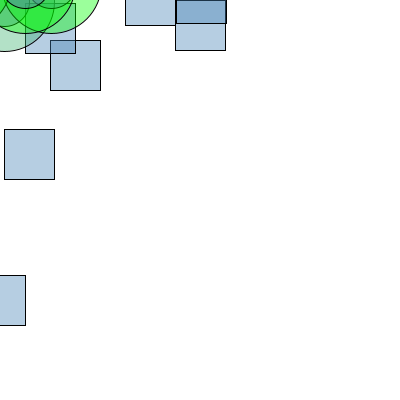
Frame 1 (no input)
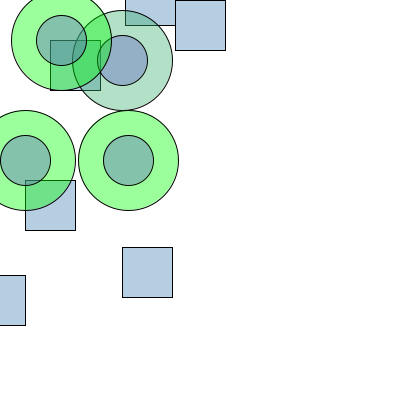
Frame 60 (the mouse pressed at the canvas centre just before this capture)
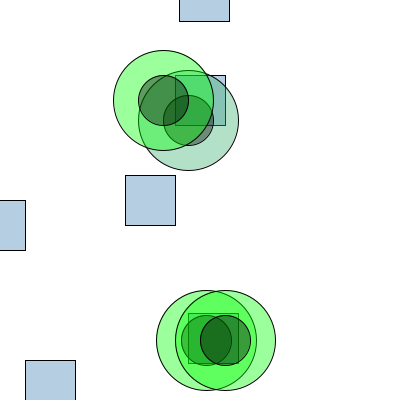
Frame 120 (the mouse held since frame 60 and released just before this capture)

The Processing sketch that drew these frames (run headless with seeded random() and noise(); from frame 60 on, the mouse is pressed at the canvas centre):

// Processing sketch: processing_99772
// ── processing_99772.pde

//declaraciÛn de variables eje
int size = 30;
int x,y,x1,y1;
float xpos = 0;
float ypos = 0;
float x1pos = 0;
float y1pos = 0;
float x2pos = 0;
float y2pos = 0;
float x3pos = 0;
float y3pos = 0;
//variables de direcciÛn
int xdirection = 1;
int ydirection = 1;
int x1direction = 1;
int y1direction = 1;
int x2direction = 1;
int y2direction = 1;
int x3direction = 1;
int y3direction = 1;
//variables de velocidad
float xspeed = 1.7;
float yspeed = 2.6;
float x1speed = 4;
float y1speed = 3;
float x2speed = 6.5;
float y2speed = 1.0;
float x3speed = 1.3;
float y3speed = 1;
void setup()
{
  size (400,400);
  frameRate(30);//web fps
  //posiciÛn inicial de las variables
  xpos = xpos;
  ypos = ypos;
  x1pos = x1pos;
  y1pos = y1pos;
  x2pos = x2pos;
  y2pos = y2pos;
  x3pos = x3pos;
  y3pos = y3pos;
}
void draw()
{
  background(255,255,255);
  xpos = xpos + ( xspeed * xdirection );
  ypos = ypos + ( yspeed * ydirection );  
  x1pos = x1pos +( x1speed * x1direction );
  y1pos = y1pos + ( y1speed * y1direction );
  x2pos = x2pos + ( x2speed * x2direction );
  y2pos = y2pos + ( y2speed * y2direction );
  x3pos = x3pos + ( x3speed * x3direction );
  y3pos = y3pos + ( y3speed * ydirection );
 
  //condicionales de regreso
  if (xpos > 395 || xpos < 0){
    xdirection *= -1;
  }
  if (ypos >= 400 || ypos < 0){
    ydirection *= -1;
  }
  if (x1pos > 400 || x1pos < 0){
    x1direction*= -1;
  }
  if (y1pos >= 400 || y1pos < 0){
    y1direction *= -1;
  }
  if (x2pos > 400 || x2pos < 0){
    x2direction *= -1;
  }
  if (y2pos > 400 || y2pos < 0){
    y2direction *= -1;   
  }
  if (x3pos > 400 || x3pos < 0){
    x3direction *= -1;
  }
  if (y3pos >  400 || y3pos < 0){
    y3direction *= -1;
  }
  //figuras
  
  
  x=200-mouseX-25;
  y=200-mouseY-25;
  
  x1=mouseX-25;
  y1=mouseY-25;
  fill(70,130,180,100);
  rect(x,25+x1,50,50);
  rect(x1,y+100,50,50);
  rect(25-x1,mouseY+40,50,50);
  rect(x+xpos,y1-xpos,50,50);
  rect(x1pos,125+x1pos,50,50);
  rect(25,y1pos,50,50);
  rect(125,y1,50,50);
  
  /*rect(xpos,mouseX,50,50,20);//rectangulo bordes redondeados
 if ((xpos < 200)&&(xpos > 0)){
    xspeed = 1; //velocidad de este segmento
    fill(0,0,0); 
      fill(85,107,47); //color de la figura en este segmento
  }
  if ((xpos < 300)&&(xpos > 0)){
    xspeed = 1;
    fill(173,255,47);
  }
  if ((xpos > 266)&&(xpos < 400)){
    xspeed =1.5;
    fill(50,205,50);
  }*/
 
 /*
 ellipse(80,80,10,20);
 {
  
 fill (0,0,0);
}
  ellipse(mouseX,80,30,10);//rectangulo
  if ((xpos < 133)&&(xpos > 0)){
    xspeed = 5 ; //velocidad de este segmento
    fill(46,139,87); //color de la figura en este segmento
  }
  if ((xpos < 266)&&(xpos > 133)){
    xspeed = 2.5;
    fill(0,0,200,100);
  }
  if ((xpos > 266)&&(xpos < 400)){
    xspeed = 2;
    fill(100,0,50,100);
  }*/
 /* ellipse(mouseX-100,300,80,30);
  if ((x1pos < 133)&&(x1pos > 0)){
    x1speed = 0.5;
    fill(100,100,200,100);
  }
  if ((x1pos < 266) && (x1pos > 133)){
    x1speed = x1speed +2;
    fill(0,0,0,100);
  }
  if ((xpos > 266)&&(xpos < 400)){
    x1speed = x1speed +1;
    fill(200,0,0,100);
  }*/
  fill(60,179,113,100);
  ellipse(x1pos,y2pos,100,100);//circulo grande
  if ((x1pos < 133)&&(x1pos > 0)){
    x1speed = 2;
    fill(100,100,200,100);
  }
  if ((x1pos < 266) && (x1pos > 133)){
    x1speed = 1;
    fill(0,0,0,100);
  }
  if ((y2pos < 266) && (y2pos > 133)){
    x1speed = 1;
    fill(0,0,0,100);
  }
  if ((xpos > 266)&&(xpos < 400)){
    x1speed = 1;
    fill(0,139,139,100);
  }
  
   ellipse(x1pos,y2pos,50,50);//circulo pequeño
  if ((x1pos < 133)&&(x1pos > 0)){
    x1speed = 2;
    fill(0,255,0,100);
  }
  if ((x1pos < 266) && (x1pos > 133)){
    x1speed = 1;
    fill(0,255,0,100);
  }
  if ((y2pos < 266) && (y2pos > 133)){
    x1speed = 1;
    fill(0,255,0,100);
  }
  if ((xpos > 266)&&(xpos < 400)){
    x1speed = 1;
    fill(0,255,0,100);
  }//**************************************************************
  
    ellipse(x3pos +50 ,y1pos-20,100,100);//circulo grande
  if ((x3pos < 133)&&(x3pos > 0)){
    x1speed = 2;
    fill(100,100,200,100);
  }
  if ((x3pos < 266) && (x3pos > 133)){
    x1speed = 1;
    fill(0,0,0,100);
  }
  if ((y2pos < 266) && (y2pos > 133)){
    x1speed = 1;
    fill(0,0,0,100);
  }
  if ((xpos > 266)&&(xpos < 400)){
    x1speed = 2;
    fill(200,0,0,100);
  }
  
   ellipse(x3pos+50,y1pos-20,50,50);//circulo pequeño
  if ((x1pos < 133)&&(x1pos > 0)){
    x1speed = 2;
    fill(0,255,0,100);
  }
  if ((x1pos < 266) && (x1pos > 133)){
    x1speed = 1;
    fill(0,255,0,100);
  }
  if ((y2pos < 266) && (y2pos > 133)){
    x1speed = 1;
    fill(0,255,0,100);
  }
  if ((xpos > 266)&&(xpos < 400)){
    x1speed = 2;
    fill(0,255,0,100);
  }//***************************************************
   
   ellipse(xpos -40 ,y2pos-20,100,100);//circulo grande
  if ((x3pos < 133)&&(x3pos > 0)){
    x1speed = 3;
    fill(100,100,200,100);
  }
  if ((x3pos < 266) && (x3pos > 133)){
    x1speed = 2;
    fill(0,0,0,100);
  }
  if ((y2pos < 266) && (y2pos > 133)){
    x1speed = 1;
    fill(0,0,0,100);
  }
  if ((xpos > 266)&&(xpos < 400)){
    x1speed = 1;
    fill(200,0,0,100);
  }
  
   ellipse(xpos-40,y2pos-20,50,50);//circulo pequeño
  if ((x1pos < 133)&&(x1pos > 0)){
    x1speed = 3;
    fill(0,255,0,100);
  }
  if ((x1pos < 266) && (x1pos > 133)){
    x1speed = 2;
    fill(0,255,0,100);
  }
  if ((y2pos < 266) && (y2pos > 133)){
    x1speed = 1;
    fill(0,255,0,100);
  }
  if ((xpos > 266)&&(xpos < 400)){
    x1speed = 1;
    fill(0,255,0,100);
  }//***************************************************
   ellipse(x1 +50 ,y1pos-20,100,100);//circulo grande
  if ((x3pos < 133)&&(x3pos > 0)){
    x1speed = 2;
    fill(100,100,200,100);
  }
  if ((x3pos < 266) && (x3pos > 133)){
    x1speed = 1;
    fill(0,0,0,100);
  }
  if ((y2pos < 266) && (y2pos > 133)){
    x1speed = 1;
    fill(0,0,0,100);
  }
  if ((xpos > 266)&&(xpos < 400)){
    x1speed = 2;
    fill(200,0,0,100);
  }
  
   ellipse(x1+50,y1pos-20,50,50);//circulo pequeño
  if ((x1pos < 133)&&(x1pos > 0)){
    x1speed = 2;
    fill(0,255,0,100);
  }
  if ((x1pos < 266) && (x1pos > 133)){
    x1speed = 1;
    fill(0,255,0,100);
  }
  if ((y2pos < 266) && (y2pos > 133)){
    x1speed = 1;
    fill(0,255,0,100);
  }
  if ((xpos > 266)&&(xpos < 400)){
    x1speed = 2;
    fill(0,255,0,100);
  }
  //****************************************************
  
 /* ellipse(80,mouseY,size,30);//circulo cambiante
  if ((x2pos < 100)&&(x2pos > 0)){
    x1speed = 1;
    fill(0,100,200,100);
  }
  if ((x2pos < 300) && (x2pos > 100)){
    x1speed = x1speed +5;
    fill(0,100,0,100);
  }
  if ((xpos > 300)&&(xpos < 400)){
    x1speed = x1speed +3;
    fill(100,0,50,100);
  }*/
  /*ellipse(mouseX-50,ypos,60,60);//cuadrado
  xspeed = 10; 
  if ((ypos<=200) && (ypos>=0)) {
    y3speed= 1;
    fill(0,0,100,100);
  }
  if ((ypos>= 200) && (ypos<=height)){
    y3speed= 2.5;
    fill (100,100,100,100); 
  }
  if ((ypos >= 200) && (ypos <= height)){
    y3speed = 3.8;
    fill(100,100,0,100);
  }
   if (mousePressed) {

   x1speed = x1speed;
    size = size -1; 
}
  else {
      
    xspeed =10;
    yspeed = yspeed +5;
    x1speed =5;
    y1speed = y1speed+3;
    x2speed = y2speed +2;
    y2speed = 1;
    size = size + 1;
  }*/
}
